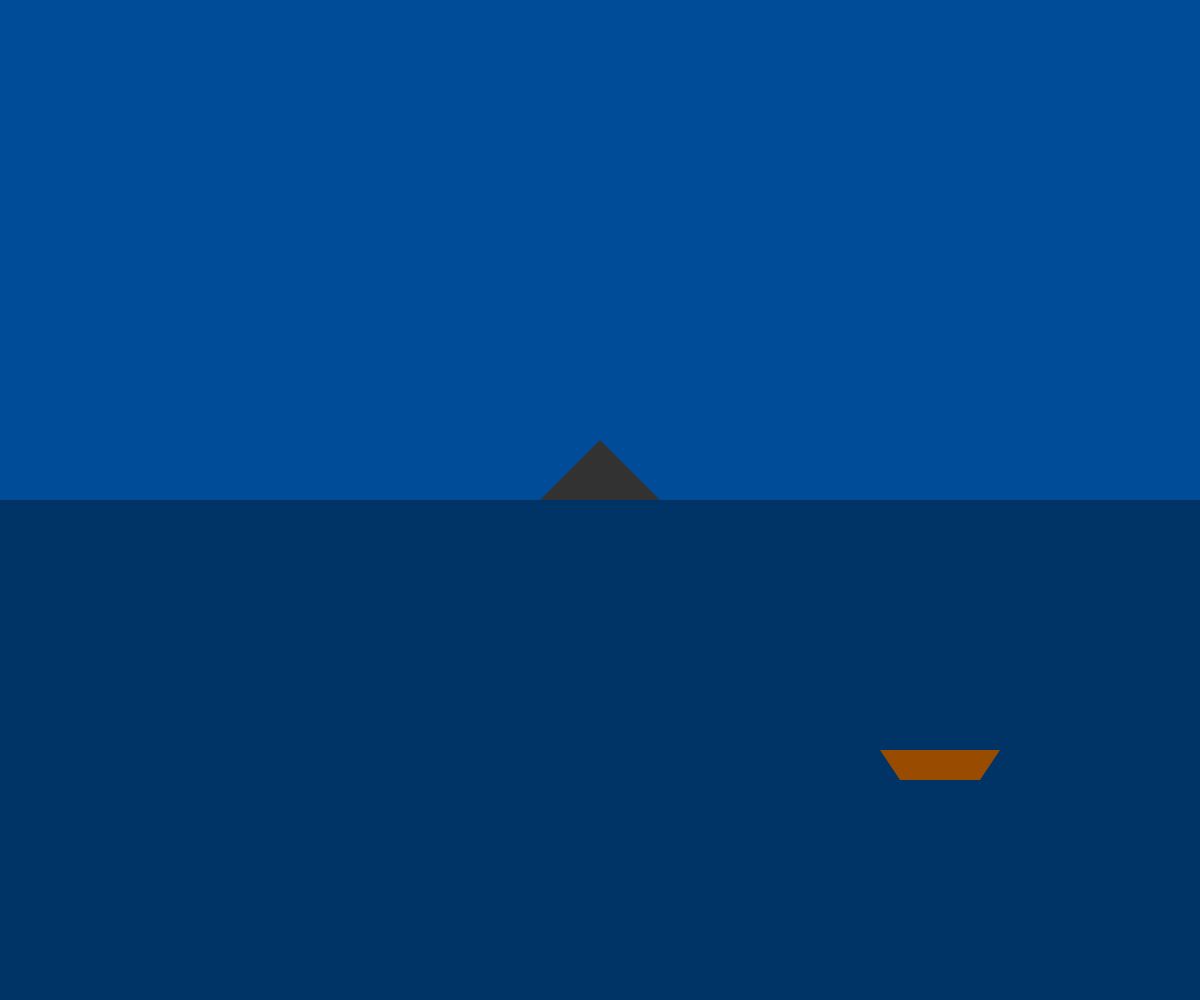
Frame 1 (no input)
Frame 60 (no input): identical to frame 1, image omitted
Frame 120 (the mouse pressed at the canvas centre since frame 60): identical to frame 1, image omitted

The p5.js sketch that drew this single still picture (run headless with seeded random() and noise() and a simulated clock; from frame 60 on, the mouse is pressed at the canvas centre):

// p5.js sketch
// ── sketch.js
// 最終課題を制作しよう

let x, y, p, q;

function setup(){
  createCanvas(windowWidth, windowHeight);
  x = width / 2;
  y = height / 2;
  p = width * 3 / 4
  q = height * 3 / 4
}

function draw(){
  background(0,76,153);
  noStroke()
  if (y<=50) {background(102,178,255),fill(255,51,51)}
  else if(y>50 && y<=100){background(255,100,0),fill(255,204,153)}
  else {background(0,76,153),fill(255,229,204)}
  ellipse(x, y+150, 80);
  fill(255)
  textSize(80)
  text("Happy NewYear!",x-300,y+400)
  fill(50)
  triangle(windowWidth/2,windowHeight/2-60,windowWidth/2-60,windowHeight/2,windowWidth/2+60,windowHeight/2)
  if (y<=50) {fill(0,102,204)}
  else if (y>50 && y<=100){fill(200,192,255)}
  else {fill(0,51,102)}
  rect(0,windowHeight/2,windowWidth,windowHeight/2)
  if(keyIsDown(UP_ARROW)){ y -= 1; }
  if(keyIsDown(DOWN_ARROW)){ y += 1; }
  fill(255,255,153)
  if(y>100){}
  else if(y>50 && y<=100){rect(windowWidth/2-60,windowHeight/2,120,windowHeight/2)
       triangle(windowWidth/2-60,windowHeight/2,windowWidth/2-60,windowHeight,windowWidth/2-2*y,windowHeight)
    triangle(windowWidth/2+60,windowHeight/2,windowWidth/2+60,windowHeight,windowWidth/2+2*y,windowHeight) 
      }
  else {}
  if(y<=100) {fill(204,102,0)}
  else {fill(153,76,0)}
  rect(p,q,80,30)
  triangle(p,q,p,q+30,p-20,q)
  triangle(p+80,q,p+100,q,p+80,q+30)
  if(p== windowWidth * 3/4 - 500)
  {fill (255)
  rect(0,50,120,40)
  fill(0)
  textSize(30)
  text("大吉！",20,80)}
  else if(p== windowWidth * 3/4 - 300)
  {fill (255)
  rect(0,50,120,40)
  fill(0)
  textSize(30)
  text("中吉！",20,80)}
  else if(p== windowWidth * 3/4 - 100)
  {fill (255)
  rect(0,50,120,40)
  fill(0)
  textSize(30)
  text("小吉！",20,80)}
  else if(p== windowWidth * 3/4 + 80)
  {fill (255)
  rect(0,50,120,40)
  fill(0)
  textSize(30)
  text("末吉！",20,80)}
  else {}
}

function keyPressed(){
  if(keyCode == LEFT_ARROW){ p -= 5; } 
  else if(keyCode == RIGHT_ARROW){ p+= 5; }
  }



function windowResized(){
  resizeCanvas(windowWidth, windowHeight);
}
